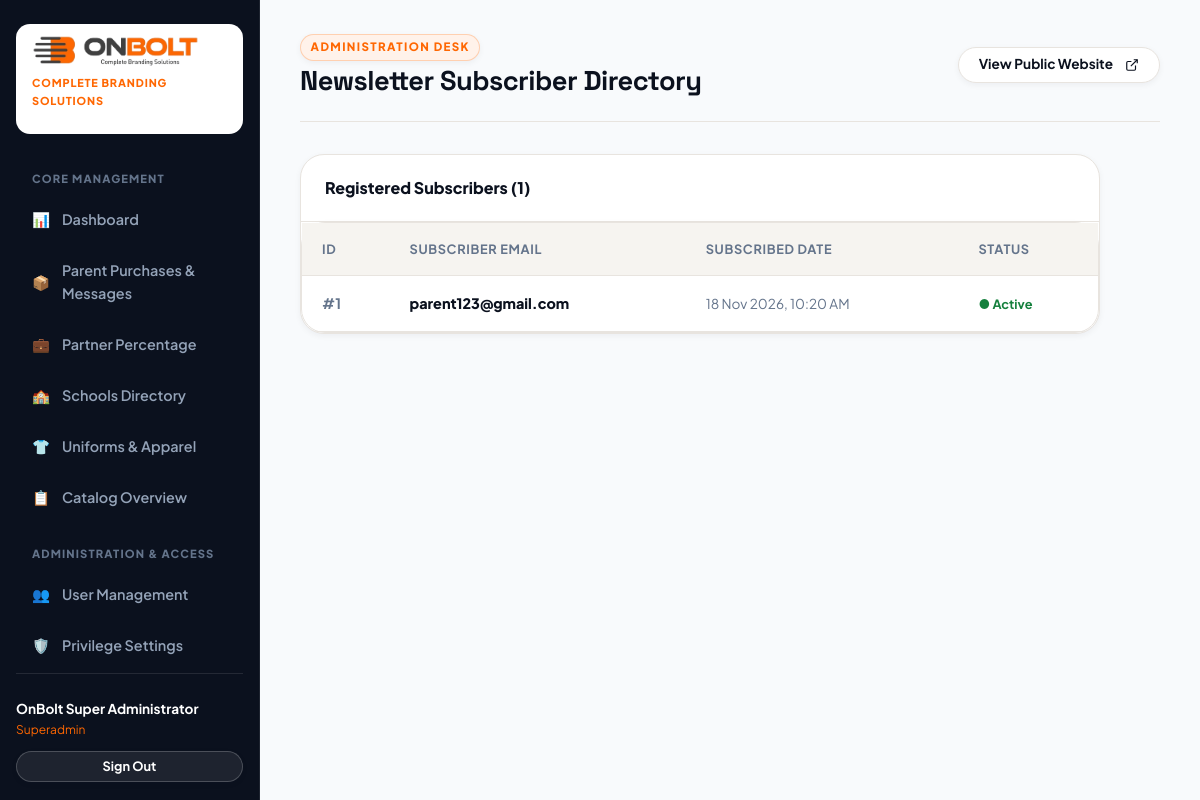
The app's page /admin/subscribers.php (signed in) with its own data.
### tables this page shows
CREATE TABLE `newsletter_subscribers` (
  `id` int(10) unsigned NOT NULL AUTO_INCREMENT,
  `email` varchar(150) NOT NULL,
  `status` enum('Subscribed','Unsubscribed') NOT NULL DEFAULT 'Subscribed',
  `ip_address` varchar(45) DEFAULT NULL,
  `created_at` timestamp NOT NULL DEFAULT current_timestamp(),
  PRIMARY KEY (`id`),
  UNIQUE KEY `uq_sub_email` (`email`)
);

### config/app.php (called while the page is built, shortened)
<?php
function sanitize(mixed $data): mixed {
    return htmlspecialchars(trim((string)$data), ENT_QUOTES, 'UTF-8');
}

### admin/subscribers.php (the view, shortened to what this page needs)
<?php
require_once __DIR__ . '/header.php';
$pdo = getDbConnection();
$subscribers = $pdo->query("SELECT * FROM newsletter_subscribers ORDER BY id DESC")->fetchAll();
?>
<div style="background:#fff; border-radius:var(--radius-lg); border:1px solid var(--brand-border); overflow:hidden; box-shadow:var(--shadow-sm); max-width:800px;">
    <div style="padding:1.25rem 1.5rem; border-bottom:1px solid var(--brand-border); font-weight:800;">
        Registered Subscribers (<?= count($subscribers) ?>)
    </div>
    <table class="admin-table">
        <thead>
            <tr>
                <th>ID</th>
                <th>Subscriber Email</th>
                <th>Subscribed Date</th>
                <th>Status</th>
            </tr>
        </thead>
        <tbody>
            <?php foreach ($subscribers as $sub): ?>
                <tr>
                    <td style="font-weight:700; color:var(--brand-muted);">#<?= $sub['id'] ?></td>
                    <td style="font-weight:800; color:var(--brand-dark);"><?= sanitize($sub['email']) ?></td>
                    <td style="font-size:0.85rem; color:var(--brand-muted);"><?= date('d M Y, h:i A', strtotime($sub['created_at'])) ?></td>
                    <td><span style="color:#15803d; font-weight:700; font-size:0.8rem;">● Active</span></td>
                </tr>
            <?php endforeach; ?>
        </tbody>
    </table>
</div>
<?php require_once __DIR__ . '/footer.php'; ?>

### assets/css/main.css (style rules this page uses)
:root { --brand-primary: #FF6702; --brand-primary-hover: #e55a00; --brand-primary-light: #FFF2EA; --brand-primary-glow: rgba(255, 103, 2, 0.4); --brand-secondary: #1E2530; --brand-secondary-hover: #2B3444; --brand-secondary-light: #F1F4F8; --brand-accent: #FF4500; --brand-accent-hover: #e03d00; --brand-accent-light: #FFEBE5; --brand-dark: #0B111E; --brand-dark-soft: #162033; --brand-muted: #64748B; --brand-light: #FBF9F6; --brand-surface: #FFFFFF; --brand-surface-alt: #F6F4F0; --brand-border: #E8E4DF; --brand-border-focus: #FF6702; --font-sans: 'Plus Jakarta Sans', -apple-system, BlinkMacSystemFont, "Segoe UI", Roboto, sans-serif; --font-display: 'Space Grotesk', var(--font-sans); --shadow-sm: 0 2px 6px rgba(11, 17, 30, 0.05); --shadow-md: 0 10px 25px -5px rgba(11, 17, 30, 0.08), 0 8px 10px -6px rgba(11, 17, 30, 0.04); --shadow-lg: 0 20px 35px -10px rgba(255, 103, 2, 0.18), 0 10px 15px -3px rgba(11, 17, 30, 0.06); --shadow-xl: 0 30px 60px -15px rgba(11, 17, 30, 0.2); --shadow-glow: 0 0 35px rgba(255, 103, 2, 0.45); --radius-sm: 8px; --radius-md: 14px; --radius-lg: 24px; --radius-xl: 36px; --radius-pill: 9999px; --ease-out: cubic-bezier(0.16, 1, 0.3, 1); --ease-spring: cubic-bezier(0.34, 1.56, 0.64, 1); --transition-fast: 0.2s var(--ease-out); --transition-normal: 0.35s var(--ease-out); --transition-slow: 0.6s var(--ease-out); }
*, *::before, *::after { box-sizing: border-box; margin: 0; padding: 0; }
html { font-size: 16px; scroll-behavior: smooth; -webkit-font-smoothing: antialiased; -moz-osx-font-smoothing: grayscale; }
body { font-family: var(--font-sans); background-color: var(--brand-light); color: var(--brand-dark); line-height: 1.6; overflow-x: hidden; position: relative; }

### admin/header.php (style rules this page uses)
.admin-table { width: 100%; border-collapse: separate; border-spacing: 0; background: #ffffff; border-radius: var(--radius-lg); border: 1px solid var(--brand-border); box-shadow: var(--shadow-sm); }
.admin-table th { background: var(--brand-surface-alt); padding: 1rem 1.25rem; font-size: 0.8rem; text-transform: uppercase; letter-spacing: 0.05em; color: var(--brand-muted); text-align: left; border-bottom: 1px solid var(--brand-border); }
.admin-table td { padding: 1rem 1.25rem; border-bottom: 1px solid var(--brand-border); font-size: 0.9rem; vertical-align: middle; }

### records on screen
newsletter_subscribers: id "1", email "parent123@gmail.com", created_at "18 Nov 2026, 10:20 AM"

### other values on screen
$adminName "OnBolt Super Administrator"
$adminRole "Superadmin"
$adminTitle "Newsletter Subscriber Directory"
count($subscribers) "1"
